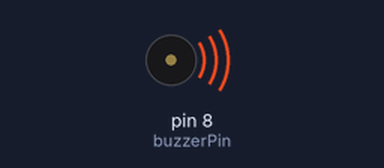
The sketch below on a simulated Arduino Uno, built with avr-gcc and run on an emulated ATmega328P. Shown: buzzer (waves = sounding).

Above: at 0.1 s.
Timing chart, 0 to 1.6 s (numbered marks = the images above):
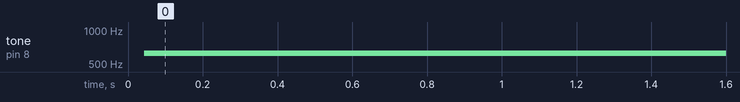

Measured:
- by itself, tone on pin 8 (buzzerPin): silent → 621 Hz at 0.04 s

The sketch:

24-passive_buzzer.ino
```cpp
int buzzerPin = 8;
int buzzTime1 = 800;


void setup() {
  // put your setup code here, to run once:
  pinMode(buzzerPin, OUTPUT);

}

void loop() {
  // put your main code here, to run repeatedly:
  digitalWrite(buzzerPin, HIGH);
  delayMicroseconds(buzzTime1);
  digitalWrite(buzzerPin, LOW);
  delayMicroseconds(buzzTime1);
}
```
